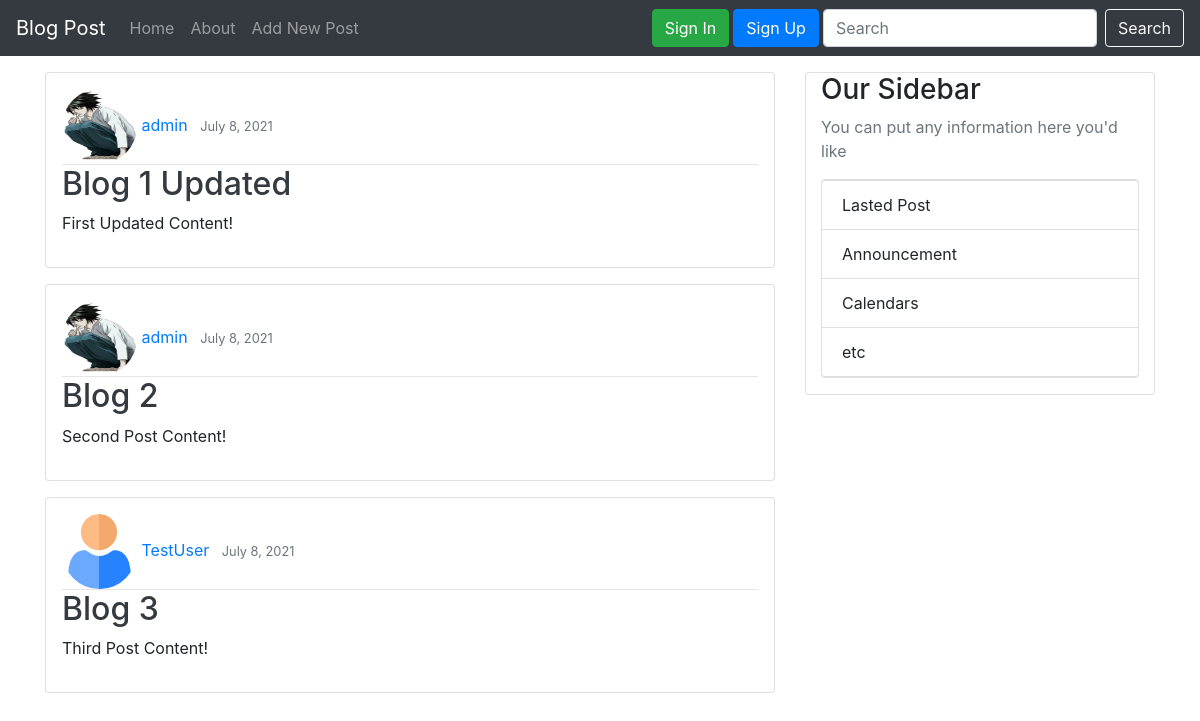
/, run on an earlier commit of the app's database.
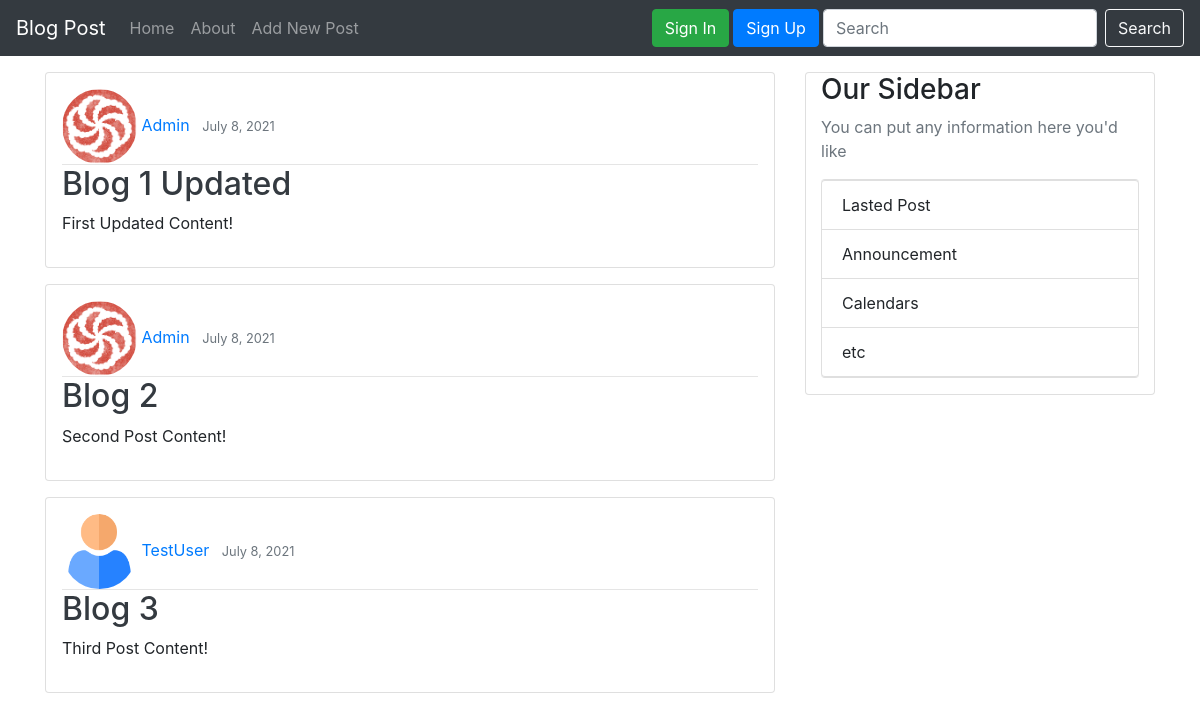
And on a later commit of the database.
### blog/models.py (models this page shows, shortened)
class Post(models.Model):
    title = models.CharField(max_length=250)
    content = models.TextField()
    date_posted = models.DateField(default=timezone.now)
    author = models.ForeignKey(User, on_delete=models.CASCADE)

### users/models.py (models this page shows, shortened)
class Profile(models.Model):
    user = models.OneToOneField(User, on_delete=models.CASCADE)
    image = models.ImageField(default='default.jpg', upload_to='profile_pics')

### blog/views.py (the view)
# urls.py: path('', PostListView.as_view(), name='blog-home'),
class PostListView(ListView):
    model = Post
    template_name = "blog/home.html"  #shuny yazmasan shablondan gozleyar
    context_object_name = 'k_post'
    ordering = ['-date_posted']  #sorting
    paginate_by = 5  #for number under posts

### blog/templates/blog/home.html
{% extends "blog/base.html" %}
{% block content %}
    {% for post in k_post %}
        <article class="card mb-3">
            <div class="card-body p-3 ">
                <div class="card-metadata">
                    <img src="{{ post.author.profile.image.url }}" class="userimg">
                    <a class="mr-2" href="#">{{ post.author }}</a>
                    <small class="text-muted">{{ post.date_posted }}</small>
                </div>
                <hr class="p-0 m-0">
                <h2><a class="article-title text-dark" href="{% url 'post-detail' post.id %}">{{ post.title }}</a></h2>
                <p class="article-content">{{ post.content }}</p>
            </div>
        </article>
    {% endfor %}
{% endblock content %}

What changed in the data, as far as the page shows it:
changed through a linked row, Post "Blog 1 Updated": author.profile.image: a different picture; author "admin" → "Admin"
changed through a linked row, Post "Blog 2": author.profile.image: a different picture; author "admin" → "Admin"
